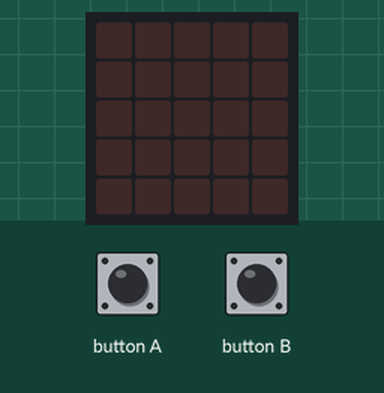
This program was run on a simulated BBC micro:bit (MakeCode). Parts: the board's 5×5 LED display. The inputs (shaded band) are chosen by the test bench.

Above: at 1.2 s.
1.3 s: button A pressed for 0.15 s
At 1.7 s:
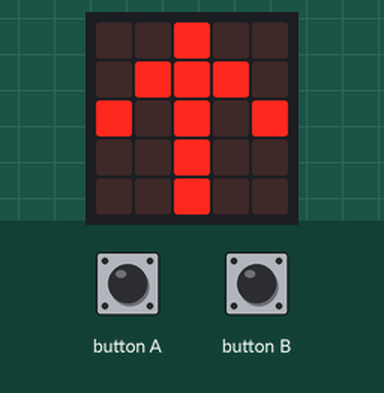
At 2.3 s:
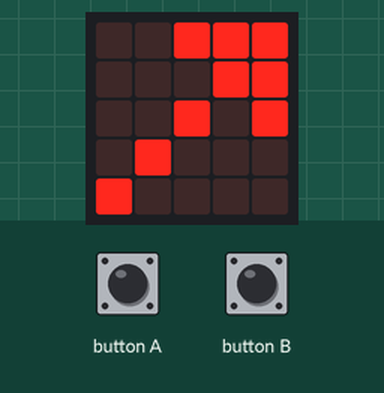
4.4 s: button B pressed for 0.15 s
7.5 s: button A pressed for 1 s
At 15.3 s:
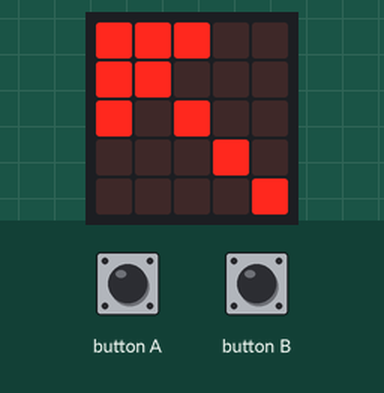
Timing chart, 0 to 15.5 s (numbered marks = the images above; inputs shaded):
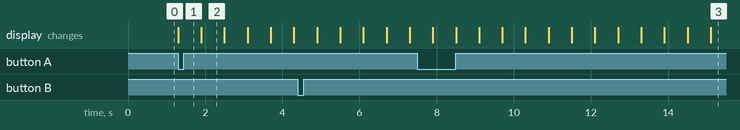

Measured:
- after the input at 1.3 s, the display: changes at once (image 1)
- after the input at 7.5 s, the display: first differs from a run without the input after 3.4 s (image 3 shows a later state)
- what the display in image 2 shows lasts 0.6 s, from 1.9 s to 2.5 s

The program:

main.ts
```typescript
basic.forever(function () {
    while (input.buttonIsPressed(Button.A)) {
        basic.showArrow(ArrowNames.North)
        basic.showArrow(ArrowNames.NorthEast)
        basic.showArrow(ArrowNames.East)
        basic.showArrow(ArrowNames.SouthEast)
        basic.showArrow(ArrowNames.South)
        basic.showArrow(ArrowNames.SouthWest)
        basic.showArrow(ArrowNames.West)
        basic.showArrow(ArrowNames.NorthWest)
    }
})
basic.forever(function () {
    while (input.buttonIsPressed(Button.B)) {
        basic.showArrow(ArrowNames.North)
        basic.showArrow(ArrowNames.NorthWest)
        basic.showArrow(ArrowNames.West)
        basic.showArrow(ArrowNames.SouthWest)
        basic.showArrow(ArrowNames.South)
        basic.showArrow(ArrowNames.SouthEast)
        basic.showArrow(ArrowNames.East)
        basic.showArrow(ArrowNames.NorthEast)
    }
})
```

test.ts
```typescript
// aquí va el archivo "tests"; esto no se compilará cuando este paquete se utilice como una extensión.
```
